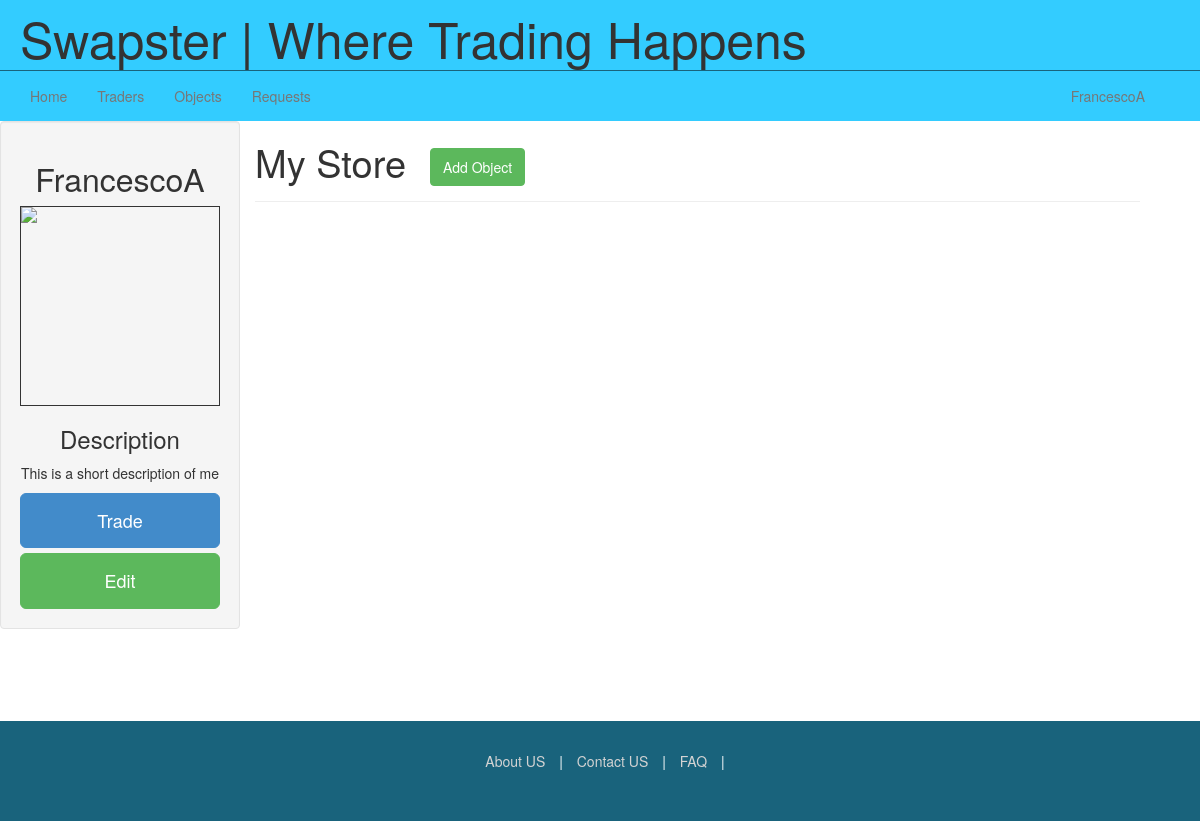
The app's page /traders/profile/ (signed in), older data.
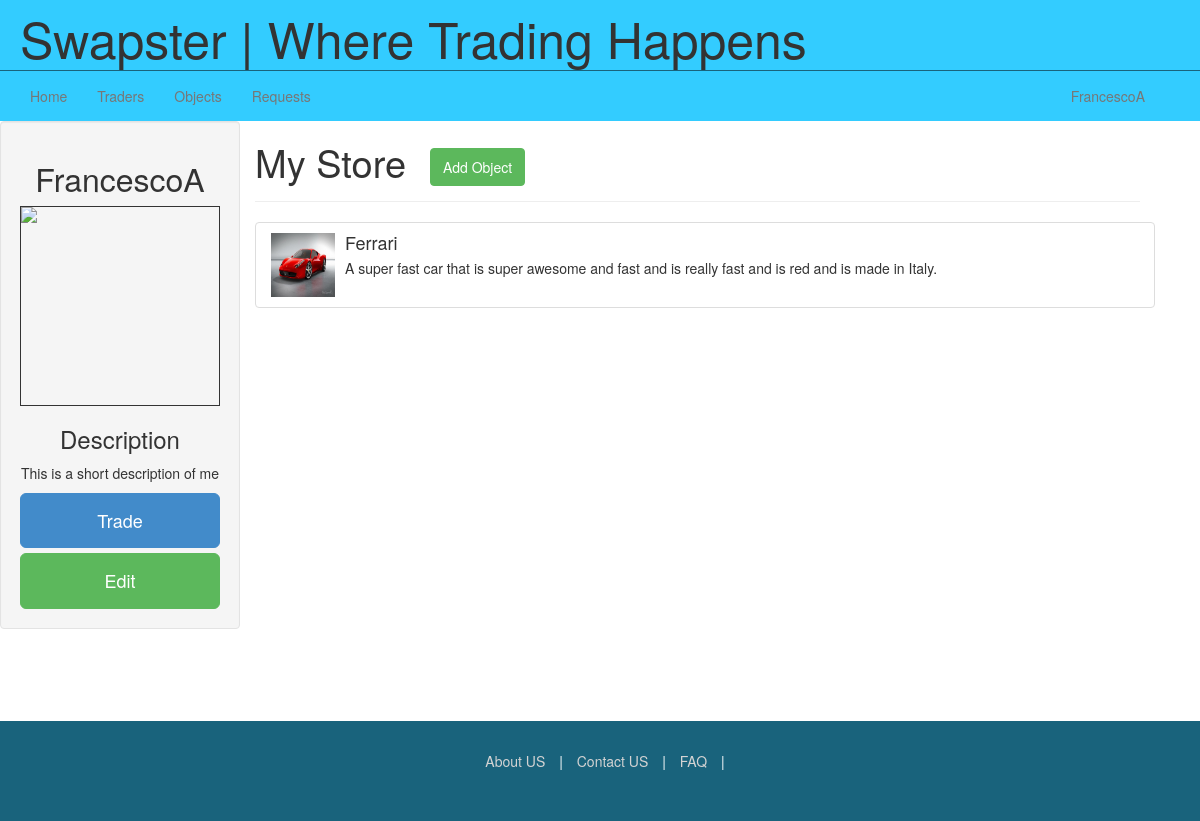
The same page, newer data.
### trader/models.py (models this page shows, shortened)
class Trader(AbstractUser):
	store_title = models.CharField(max_length=100,default="My Store")
	bio = models.CharField(max_length=500, default="This is a short description of me")
	image = models.ImageField(upload_to="traders/")
	date_created = models.DateTimeField(auto_now=True)

### objects/models.py (models this page shows, shortened)
class Object(models.Model):
	owner = models.ForeignKey(settings.AUTH_USER_MODEL, related_name="object")
	name = models.CharField(max_length=30)
	summary = models.CharField(max_length=500)
	description = models.TextField(blank=True)
	image = models.ImageField(upload_to="objects/")
	date_created = models.DateTimeField(auto_now=True)
	def __unicode__(self):  # Python 3: def __str__(self):
		return self.name

### trader/views.py (the view)
def profile(request):
    items = Object.objects.filter(owner=request.user)
    context = {'items' : items}
    return render(request, 'trader/user_profile.html', context)

### templates/trader/user_profile.html (shortened to what this page needs)
{% extends 'trader/profile.html' %}
{% block additional_profile %}
<button class="btn btn-large btn-success btn-block">Edit</button>
{% endblock %}
{% block additional_store_header %}
	<a href="/objects/add"><button id="add-object" class="btn btn-success"> Add Object </button></a>
{% endblock %}

### templates/trader/profile.html
{% extends 'swapster/base.html' %}
{% block content %}
<div class="row">
	<div class="col-3 profile">
		<div class='well'>
			<h2> {{ user.username }}</h2>
			{% if user.image %}
			<img class="profile-pic" src="{{ user.image.url }}"/>
			{% else%}
			<img class="profile-pic" src="http://s7.postimg.org/5q3jk5cm3/default.jpg">
			{% endif %}
			<h3> Description </h3>
			<p> {{ user.bio }}</p>
			<button class="btn btn-large btn-primary btn-block"> Trade </button>
			{% block additional_profile %}
			{% endblock %}
		</div>
	</div>
	<div class="col-9">
		<div class="row">
			<h1 class="store-header">{{ user.store_title }} </h1>
			{% block additional_store_header %}
			{% endblock %}
		</div>
		<hr>
		<div class="row">
			{% block profile_content %}
			<div class="list-group">
			{% for item in items %}
				<div class="media list-group-item">
					<a class="pull-left detail-trigger" name="{{ item|safe }}" owner="{{ item.owner.username }}">
					<img class="media-object object-icon-medium" src="{{ item.image.url }}"/>
					</a>
					<div class="media-body">
						<h4 class="media-heading">
						{{ item.name }}
						</h4>
						{{ item.summary }}
					</div>
				</div>
			{% endfor %}
			</div>
			{% endblock %}
		</div>
	</div>
</div>
{% endblock %}

### templates/swapster/base.html (shortened to what this page needs)
{% extends 'index.html' %}
{% block additional_css %}
	{% load staticfiles %}
	<link rel="stylesheet" type="text/css" href="{% static "css/base.css" %}"/>
	<link rel="stylesheet" type="text/css" href="{% static "css/modal.css" %}"/>
	<link rel="stylesheet" type="text/css" href="{% static "css/profile.css" %}"/>
{% endblock %}
{% block additional_header %}
<div class="row nav-container">
<div class="navbar affix">
	<ul class="nav navbar-nav">
		<li><a href="{% url 'trader.views.profile' %}">Home</a></li>
		<li><a href="#">Traders</a></li>
		<li><a href="#">Objects</a></li>
		<li><a href="#">Requests</a></li>
	</ul>
	<p id="username" class="navbar-text pull-right"><a href="#" class="navbar-link">{{ user.username }}</a></p></li>
</div>
</div>
{% endblock %}

### templates/index.html (shortened to what this page needs)
{% extends 'skeleton.html' %}
{% block body %}
{% load static %}
{% block header %}
	<div id="landing-header" class="row">
		<h1>Swapster | Where Trading Happens</h1>
	</div>
{% endblock %}
{% block additional_header %}
{% endblock %}
<div id="content">
{% block content %}
{% endblock %}
</div>
<footer>
	<div id="footer" class="row">
		<div class="footer-links">
			<a href="#">About US</a> |
			<a href="#">Contact US</a> |
			<a href="#">FAQ</a> |
</footer>
{% endblock %}

### templates/skeleton.html (shortened to what this page needs)
{% load staticfiles %}
<!DOCTYPE html>
<html>
<head>
	<link rel="stylesheet" type="text/css" href="{% static "bootstrap3/css/bootstrap.min.css" %}"/>
	<link rel="stylesheet" type="text/css" href="{% static "css/main.css" %}"/>
	{% block additional_css %}
	{% endblock %}
</head>
<body>
	{% block body %}{% endblock %}
</body>
</html>

### static/css/main.css (style rules this page uses)
html,body { padding: 0px; margin: 0px; }
a { color:lightgrey; }
#content { min-height: 600px; }
#landing-header h1 { font-size: 50px; position: relative; left:20px; top:-10px; }
#landing-header { background-color: #33CCFF; border-color: #66FF99; height: 70px; }
div.footer-links { text-align: center; margin: 30px; }
div.footer-links a { margin: 10px; }
#footer { background-color: #19637C; color: white; height: 100%; min-height: 100px; }
.spaced input,button { margin-bottom: 10px; }

### static/css/base.css (style rules this page uses)
.navbar { border-top: solid; border-top-color: #19637C; border-top-width: 1px; border-radius: 0px; margin-bottom: 0px; background-color: #33CCFF; z-index: 100; }
.nav-container { height: 51px; }
.row { margin-left: 0px; margin-right: 0px; }
.object-icon-medium { width: 64px; height: 64px; }
#username { margin-right: 40px; }

### static/css/profile.css (style rules this page uses)
button#add-object { margin-left: 20px; margin-bottom: 15px; }
hr { margin-top: 0px; margin-bottom: 20px; margin-left: -15px; }
.profile { text-align: center; padding-left: 0px; width: auto; }
.profile-pic { min-height: 200px; min-width: 200px; max-height: 250px; max-width: 250px; height: auto; width: auto; border: solid; border-width: 1px; }
.row > .store-header { display: inline-block; }

Row changes from the older to the newer data that the page shows:
added Object: image (picture), name "Ferrari", summary "A super fast car that is super awesome and fast and is really fast and is red and is made in Italy."
